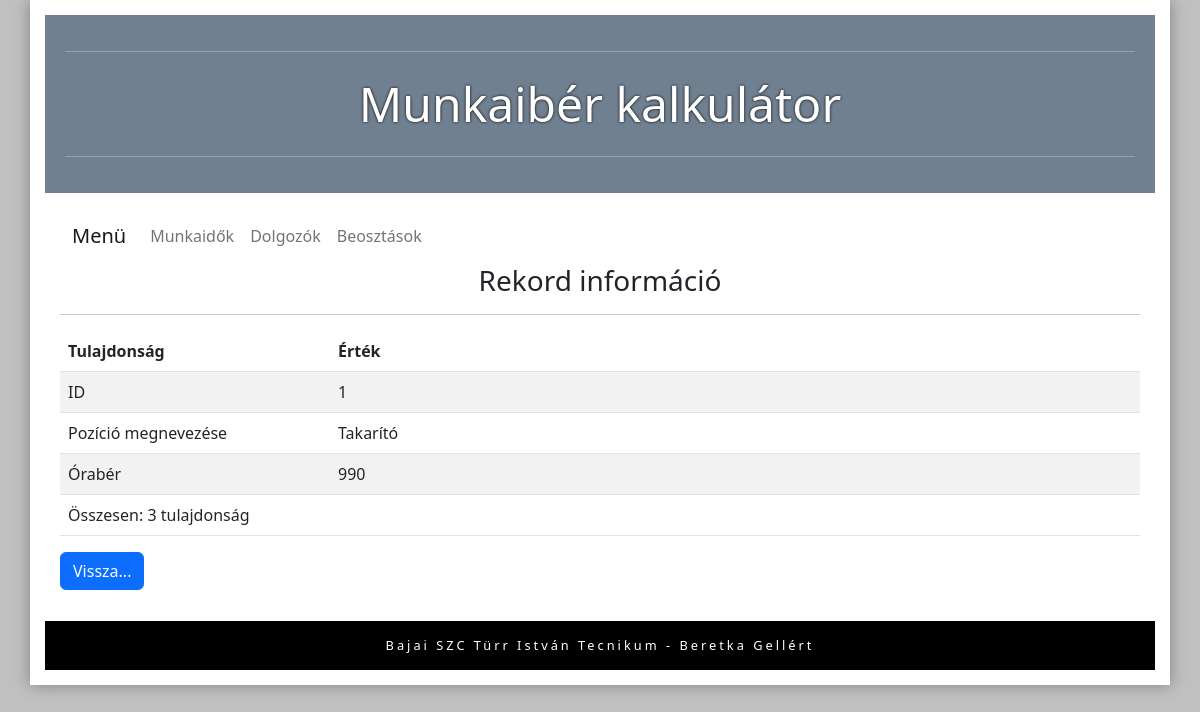
/index.php?pg=position_info&ID=1, run on the app's committed database.
### tables this page shows
CREATE TABLE `position` (
  `ID` int(11) NOT NULL,
  `name` varchar(64) NOT NULL,
  `wage` int(11) NOT NULL
);

### database.php (the view, shortened to what this page needs)
<?php
    class DB {
        private $connection;
        private $results;
        private $tablename;
        private $fields = array();
        public function __construct($dbhost, $dbname, $dbuser, $dbpass)
        {
            $this->dbhost = $dbhost;
            $this->dbname = $dbname;
            $this->dbuser = $dbuser;
            $this->dbpass = base64_decode($dbpass);
            try
            {
                $this->connection = new PDO("mysql:host=$this->dbhost;dbname=$this->dbname", $this->dbuser, $this->dbpass);
                $this->connection->setAttribute(PDO::ATTR_ERRMODE, PDO::ERRMODE_EXCEPTION);
                $this->connection->setAttribute(PDO::ATTR_DEFAULT_FETCH_MODE, PDO::FETCH_ASSOC);
                $this->connection->exec("SET NAMES utf8");
            }
            catch(PDOException $e)
            {
                echo "Connection failed: " . $e->getMessage();
            }
        }
        public function query($sql){
            $res = $this->connection->query($sql);
            $this->tablename = $res->getColumnMeta(0)['table'];
            $this->results = $res->fetchAll();
            $this->fields = array();
            foreach($this->results[0] as $field => $key){
                $this->fields[] = $field;
            }
            return $this->results;
        }
        public function showRecord($param){
            $str = '<table class="table table-hover table-striped">
            <thead>
                <tr>
                    <th class="col-lg-3">Tulajdonság</th>
                    <th class="col-lg-9">Érték</th>
                </tr>
            </thead>
            <tbody>';
            foreach($this->fields as $field)
            {
                $str .= '<tr>
                    <td>'.$field.'</td>
                    <td>'.$this->results[0][$field].'</td>
                </tr>';
            }
            $str .= '</tbody>
            <tfoot>
                <tr>
                    <td colspan="2">Összesen: '.sizeOf($this->fields).' tulajdonság</td>
                </tr>
            </tfoot>
            </table>';
            if ($param == 'b')
            {
                $str .= '<a href="index.php?pg='.$this->tablename.'" class="btn btn-primary mb-3">Vissza...</a>';
            }
            echo $str;
        }
    }
?>

### css/munkaido.css (style rules this page uses)
body { background-color: silver; }

### data on the page
position: ID "1", name "Takarító", wage "990"

### other printed values
$appname "Munkaibér kalkulátor"
$field "ID"
$field "Pozíció megnevezése"
$field "Órabér"
sizeOf($this->fields) "3"
$company "Bajai SZC Türr István Tecnikum"
$author "Beretka Gellért"
